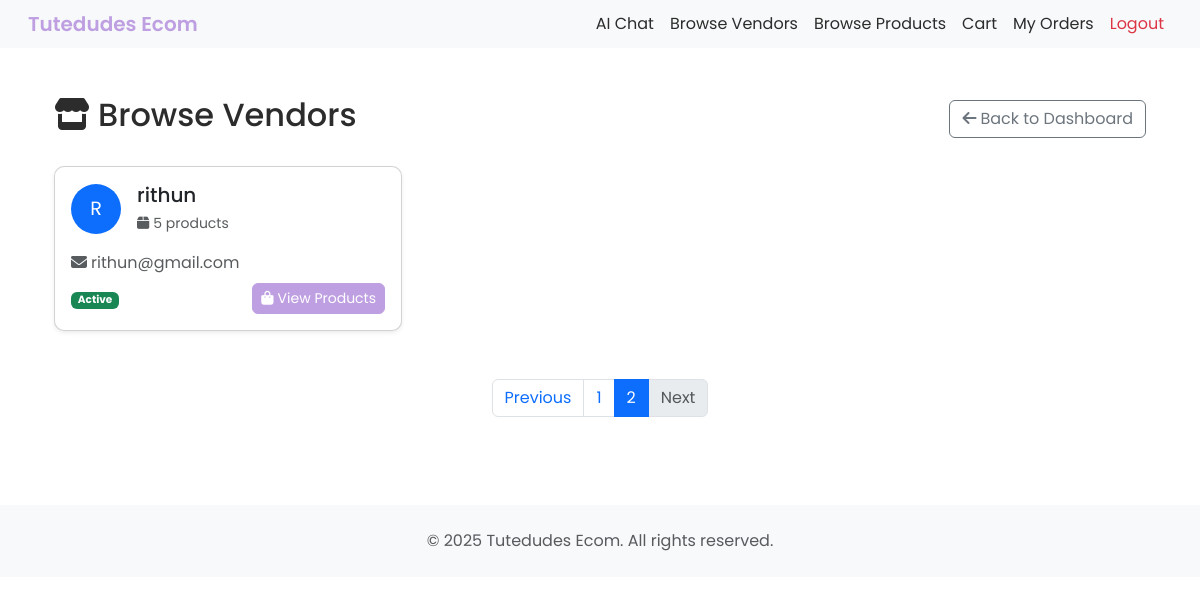
/retailer/vendors/?page=2 (signed in), run on an earlier commit of the app's database.
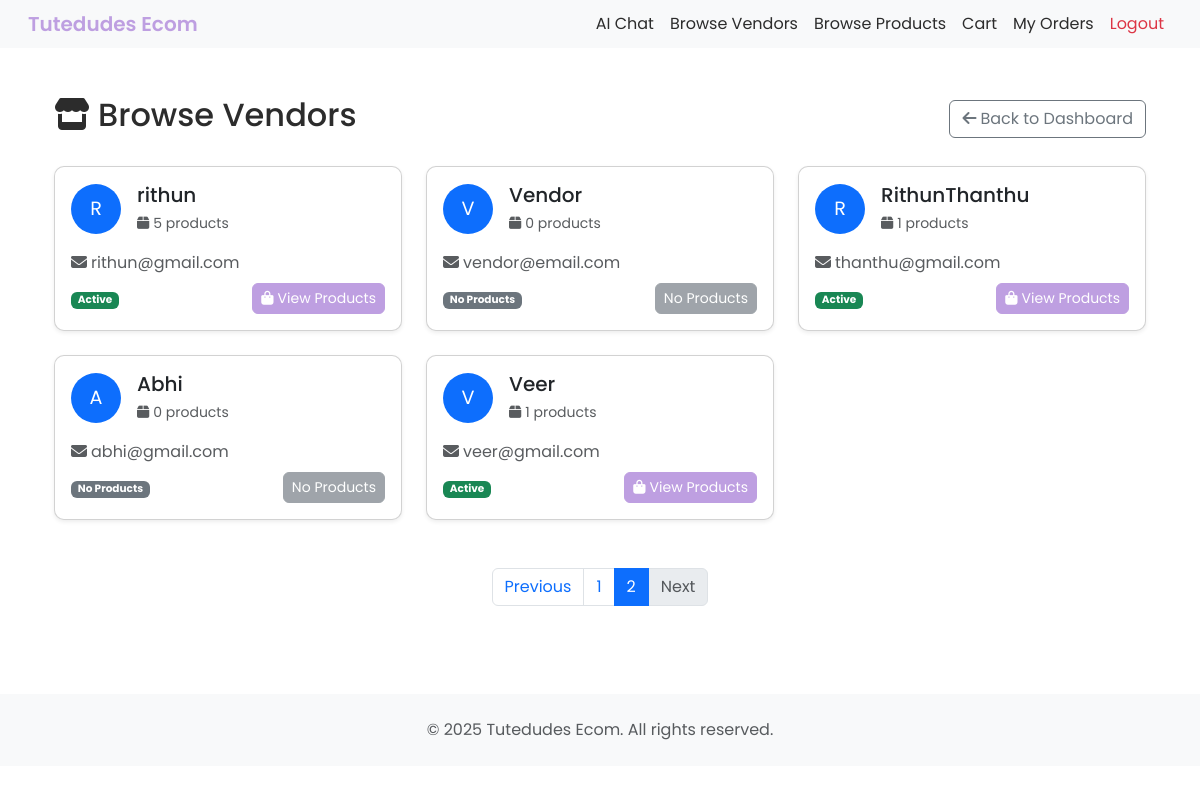
And on a later commit of the database.
### ecomApp/models.py (models this page shows, shortened)
class CustomUser(AbstractUser):
    is_vendor = models.BooleanField(default=False)
    is_retailer = models.BooleanField(default=False)

### ecomApp/views.py (the view)
# urls.py: path('retailer/vendors/', views.vendor_list, name='vendor_list'),
@login_required
@user_passes_test(lambda u: getattr(u, 'is_retailer', False), login_url='/')
def vendor_list(request):
    vendors_qs = CustomUser.objects.filter(is_vendor=True)
    from django.core.paginator import Paginator
    paginator = Paginator(vendors_qs, 9)
    page_number = request.GET.get('page')
    page_obj = paginator.get_page(page_number)
    vendors = list(page_obj.object_list)
    for vendor in vendors:
        vendor.product_count = Product.objects.filter(vendor=vendor, available=True).count()
    return render(request, 'vendor_list.html', {
        'vendors': vendors,
        'page_obj': page_obj,
        'user': request.user
    })

### ecomApp/templates/vendor_list.html (shortened to what the changed rows need)
{% extends 'base.html' %}
{% load static %}
{% block content %}
<div class="container py-4">
    <div class="d-flex justify-content-between align-items-center mb-4">
        <h2><i class="fas fa-store me-2"></i>Browse Vendors</h2>
    </div>
    {% if vendors %}
        <div class="row">
            {% for vendor in vendors %}
            <div class="col-md-6 col-lg-4 mb-4">
                <div class="card h-100 shadow-sm">
                    <div class="card-body">
                        <div class="d-flex align-items-center mb-3">
                            <div class="bg-primary text-white rounded-circle d-flex align-items-center justify-content-center me-3"
                                 style="width: 50px; height: 50px; font-size: 1.2rem;">
                                {{ vendor.username|slice:":1"|upper }}
                            </div>
                            <div>
                                <h5 class="card-title mb-1">{{ vendor.username }}</h5>
                                <small class="text-muted">
                                    <i class="fas fa-box me-1"></i>{{ vendor.product_count }} products
                                </small>
                            </div>
                        </div>
                        {% if vendor.email %}
                        <p class="card-text text-muted mb-2">
                            <i class="fas fa-envelope me-1"></i>{{ vendor.email }}
                        </p>
                        {% endif %}
                        <div class="d-flex justify-content-between align-items-center">
                            <small class="text-muted">
                                {% if vendor.product_count > 0 %}
                                    <span class="badge bg-success">Active</span>
                                {% else %}
                                    <span class="badge bg-secondary">No Products</span>
                                {% endif %}
                            </small>
                            {% if vendor.product_count > 0 %}
                            <a href="{% url 'vendor_detail' vendor.id %}" class="btn btn-primary btn-sm">
                                <i class="fas fa-shopping-bag me-1"></i>View Products
                            </a>
                            {% else %}
                            <button class="btn btn-secondary btn-sm" disabled>
                                No Products
                            </button>
                            {% endif %}
                        </div>
                    </div>
                </div>
            </div>
            {% endfor %}
        </div>
    {% else %}
        <div class="text-center py-5">
            <i class="fas fa-store-slash fa-3x text-muted mb-3"></i>
            <h4 class="text-muted">No Vendors Available</h4>
            <p class="text-muted">There are currently no vendors registered in the system.</p>
        </div>
    {% endif %}
{% if page_obj.has_other_pages %}
<nav aria-label="Vendors pagination" class="mt-4">
    <ul class="pagination justify-content-center">
        {% for num in page_obj.paginator.page_range %}
            {% if page_obj.number == num %}
                <li class="page-item active"><span class="page-link">{{ num }}</span></li>
            {% else %}
                <li class="page-item"><a class="page-link" href="?page={{ num }}">{{ num }}</a></li>
            {% endif %}
        {% endfor %}
    </ul>
</nav>
{% endif %}
</div>
{% endblock %}

What changed in the data, as far as the page shows it:
added CustomUser: username "V", username "Vendor", product_count "0", email "vendor@email.com", shows "No Products"
added CustomUser: username "R", username "RithunThanthu", product_count "1", email "thanthu@gmail.com", shows "Active", shows "View Products"
added CustomUser: username "A", username "Abhi", product_count "0", email "abhi@gmail.com", shows "No Products"
added CustomUser: username "V", username "Veer", product_count "1", email "veer@gmail.com", shows "Active", shows "View Products"
